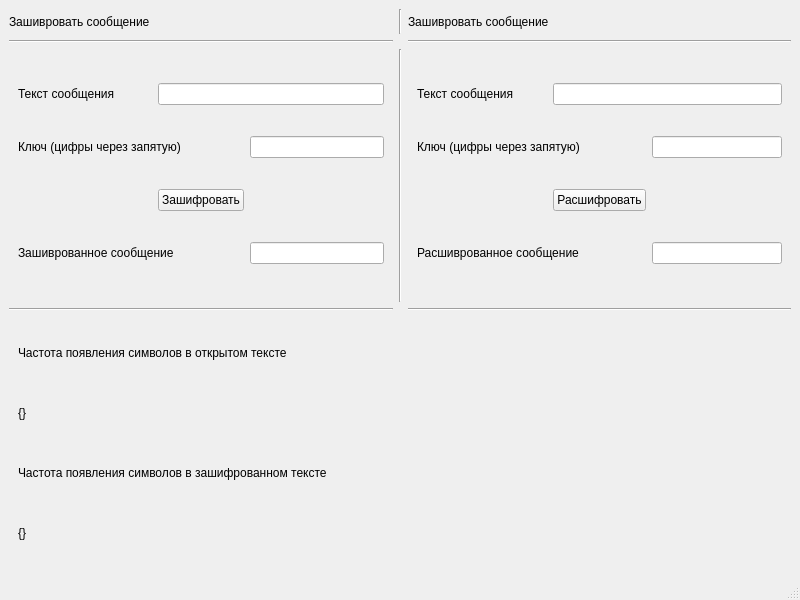
<?xml version="1.0" encoding="UTF-8"?>
<ui version="4.0">
 <class>MainWindow</class>
 <widget class="QMainWindow" name="MainWindow">
  <property name="geometry">
   <rect>
    <x>0</x>
    <y>0</y>
    <width>800</width>
    <height>600</height>
   </rect>
  </property>
  <property name="windowTitle">
   <string>Шифр простой перестановки</string>
  </property>
  <widget class="QWidget" name="centralwidget">
   <layout class="QGridLayout" name="gridLayout_3">
    <item row="0" column="0">
     <widget class="QLabel" name="label_1">
      <property name="maximumSize">
       <size>
        <width>16777215</width>
        <height>25</height>
       </size>
      </property>
      <property name="text">
       <string>Зашивровать сообщение</string>
      </property>
     </widget>
    </item>
    <item row="2" column="1">
     <widget class="Line" name="line_4">
      <property name="orientation">
       <enum>Qt::Vertical</enum>
      </property>
     </widget>
    </item>
    <item row="1" column="0">
     <widget class="Line" name="line_1">
      <property name="orientation">
       <enum>Qt::Horizontal</enum>
      </property>
     </widget>
    </item>
    <item row="0" column="2">
     <widget class="QLabel" name="label_2">
      <property name="maximumSize">
       <size>
        <width>16777215</width>
        <height>25</height>
       </size>
      </property>
      <property name="text">
       <string>Зашивровать сообщение</string>
      </property>
     </widget>
    </item>
    <item row="4" column="0" colspan="3">
     <widget class="QWidget" name="Frequency" native="true">
      <layout class="QVBoxLayout" name="verticalLayout">
       <item>
        <widget class="QLabel" name="label_3">
         <property name="text">
          <string>Частота появления символов в открытом тексте</string>
         </property>
        </widget>
       </item>
       <item>
        <widget class="QLabel" name="frequencyUnencrypted">
         <property name="text">
          <string>{}</string>
         </property>
        </widget>
       </item>
       <item>
        <widget class="QLabel" name="label_4">
         <property name="text">
          <string>Частота появления символов в зашифрованном тексте</string>
         </property>
        </widget>
       </item>
       <item>
        <widget class="QLabel" name="frequencyEncrypted">
         <property name="text">
          <string>{}</string>
         </property>
        </widget>
       </item>
      </layout>
     </widget>
    </item>
    <item row="2" column="0">
     <widget class="QWidget" name="Encryption" native="true">
      <layout class="QGridLayout" name="gridLayout">
       <item row="2" column="1">
        <widget class="QPushButton" name="btnEncrypt">
         <property name="text">
          <string>Зашифровать</string>
         </property>
        </widget>
       </item>
       <item row="0" column="1" colspan="2">
        <widget class="QLineEdit" name="textUnencrypted"/>
       </item>
       <item row="3" column="2">
        <widget class="QLineEdit" name="messageEncrypted"/>
       </item>
       <item row="3" column="0" colspan="2">
        <widget class="QLabel" name="labelMessege_1">
         <property name="text">
          <string>Зашиврованное сообщение</string>
         </property>
        </widget>
       </item>
       <item row="1" column="0" colspan="2">
        <widget class="QLabel" name="labelKeys_1">
         <property name="text">
          <string>Ключ (цифры через запятую)</string>
         </property>
        </widget>
       </item>
       <item row="2" column="0">
        <spacer name="horizontalSpacer_11">
         <property name="orientation">
          <enum>Qt::Horizontal</enum>
         </property>
         <property name="sizeHint" stdset="0">
          <size>
           <width>40</width>
           <height>20</height>
          </size>
         </property>
        </spacer>
       </item>
       <item row="0" column="0">
        <widget class="QLabel" name="labelText_1">
         <property name="text">
          <string>Текст сообщения</string>
         </property>
        </widget>
       </item>
       <item row="1" column="2">
        <widget class="QLineEdit" name="keysToCrypt"/>
       </item>
       <item row="2" column="2">
        <spacer name="horizontalSpacer_12">
         <property name="orientation">
          <enum>Qt::Horizontal</enum>
         </property>
         <property name="sizeHint" stdset="0">
          <size>
           <width>40</width>
           <height>20</height>
          </size>
         </property>
        </spacer>
       </item>
      </layout>
     </widget>
    </item>
    <item row="2" column="2">
     <widget class="QWidget" name="Unencryption" native="true">
      <layout class="QGridLayout" name="gridLayout_2">
       <item row="0" column="0">
        <widget class="QLabel" name="labelText_2">
         <property name="text">
          <string>Текст сообщения</string>
         </property>
        </widget>
       </item>
       <item row="1" column="0" colspan="2">
        <widget class="QLabel" name="labelKeys_2">
         <property name="text">
          <string>Ключ (цифры через запятую)</string>
         </property>
        </widget>
       </item>
       <item row="1" column="2">
        <widget class="QLineEdit" name="keysToUnencrypt"/>
       </item>
       <item row="2" column="1">
        <widget class="QPushButton" name="btnUnencrypt">
         <property name="text">
          <string>Расшифровать</string>
         </property>
        </widget>
       </item>
       <item row="3" column="0" colspan="2">
        <widget class="QLabel" name="labelMessage_2">
         <property name="text">
          <string>Расшиврованное сообщение</string>
         </property>
        </widget>
       </item>
       <item row="3" column="2">
        <widget class="QLineEdit" name="messageUnencrypted"/>
       </item>
       <item row="2" column="0">
        <spacer name="horizontalSpacer_21">
         <property name="orientation">
          <enum>Qt::Horizontal</enum>
         </property>
         <property name="sizeHint" stdset="0">
          <size>
           <width>40</width>
           <height>20</height>
          </size>
         </property>
        </spacer>
       </item>
       <item row="2" column="2">
        <spacer name="horizontalSpacer_22">
         <property name="orientation">
          <enum>Qt::Horizontal</enum>
         </property>
         <property name="sizeHint" stdset="0">
          <size>
           <width>40</width>
           <height>20</height>
          </size>
         </property>
        </spacer>
       </item>
       <item row="0" column="1" colspan="2">
        <widget class="QLineEdit" name="textEncrypted"/>
       </item>
      </layout>
     </widget>
    </item>
    <item row="1" column="2">
     <widget class="Line" name="line_3">
      <property name="orientation">
       <enum>Qt::Horizontal</enum>
      </property>
     </widget>
    </item>
    <item row="0" column="1">
     <widget class="Line" name="line_2">
      <property name="orientation">
       <enum>Qt::Vertical</enum>
      </property>
     </widget>
    </item>
    <item row="3" column="2">
     <widget class="Line" name="line_5">
      <property name="orientation">
       <enum>Qt::Horizontal</enum>
      </property>
     </widget>
    </item>
    <item row="3" column="0">
     <widget class="Line" name="line_6">
      <property name="orientation">
       <enum>Qt::Horizontal</enum>
      </property>
     </widget>
    </item>
   </layout>
  </widget>
  <widget class="QMenuBar" name="menubar">
   <property name="geometry">
    <rect>
     <x>0</x>
     <y>0</y>
     <width>800</width>
     <height>21</height>
    </rect>
   </property>
  </widget>
  <widget class="QStatusBar" name="statusbar"/>
 </widget>
 <resources/>
 <connections/>
</ui>
